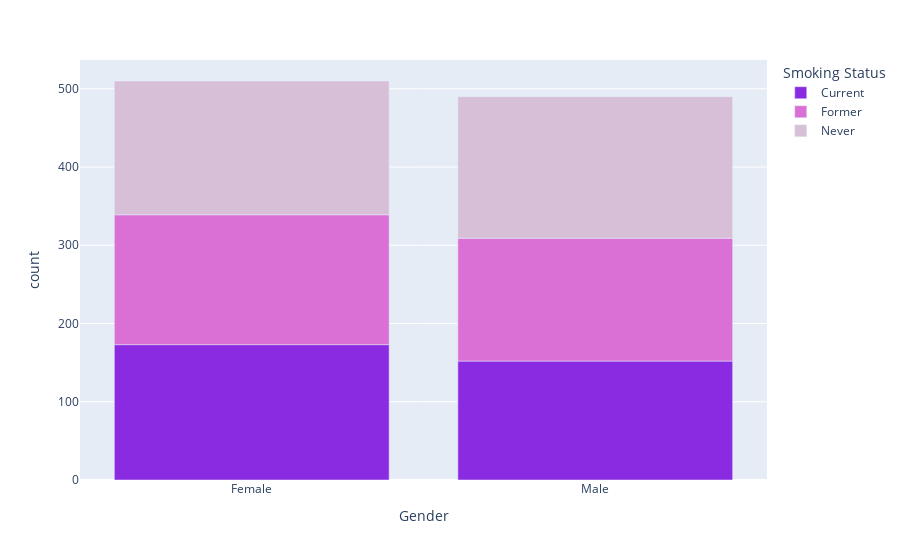

Notebook cell for this chart:
### Code cell
fig = px.bar(gen_smo,x='Gender',y='count',color='Smoking Status',color_discrete_sequence=['#8A2BE2', '#DA70D6','#D8BFD8'])
fig.show()

### Figure 1 — Plotly figure (JSON) as saved in the notebook; plotly's stock layout.template omitted (floating-point values rounded to 4 significant figures)
{"data": [{"alignmentgroup": "True", "hovertemplate": "Smoking Status=Current<br>Gender=%{x}<br>count=%{y}<extra></extra>", "legendgroup": "Current", "marker": {"color": "#8A2BE2", "pattern": {"shape": ""}}, "name": "Current", "offsetgroup": "Current", "orientation": "v", "showlegend": true, "textposition": "auto", "type": "bar", "x": ["Female", "Male"], "xaxis": "x", "y": [173, 152], "yaxis": "y"}, {"alignmentgroup": "True", "hovertemplate": "Smoking Status=Former<br>Gender=%{x}<br>count=%{y}<extra></extra>", "legendgroup": "Former", "marker": {"color": "#DA70D6", "pattern": {"shape": ""}}, "name": "Former", "offsetgroup": "Former", "orientation": "v", "showlegend": true, "textposition": "auto", "type": "bar", "x": ["Female", "Male"], "xaxis": "x", "y": [166, 157], "yaxis": "y"}, {"alignmentgroup": "True", "hovertemplate": "Smoking Status=Never<br>Gender=%{x}<br>count=%{y}<extra></extra>", "legendgroup": "Never", "marker": {"color": "#D8BFD8", "pattern": {"shape": ""}}, "name": "Never", "offsetgroup": "Never", "orientation": "v", "showlegend": true, "textposition": "auto", "type": "bar", "x": ["Female", "Male"], "xaxis": "x", "y": [171, 181], "yaxis": "y"}], "layout": {"barmode": "relative", "legend": {"title": {"text": "Smoking Status"}, "tracegroupgap": 0}, "margin": {"t": 60}, "xaxis": {"anchor": "y", "domain": [0, 1], "title": {"text": "Gender"}}, "yaxis": {"anchor": "x", "domain": [0, 1], "title": {"text": "count"}}}}
